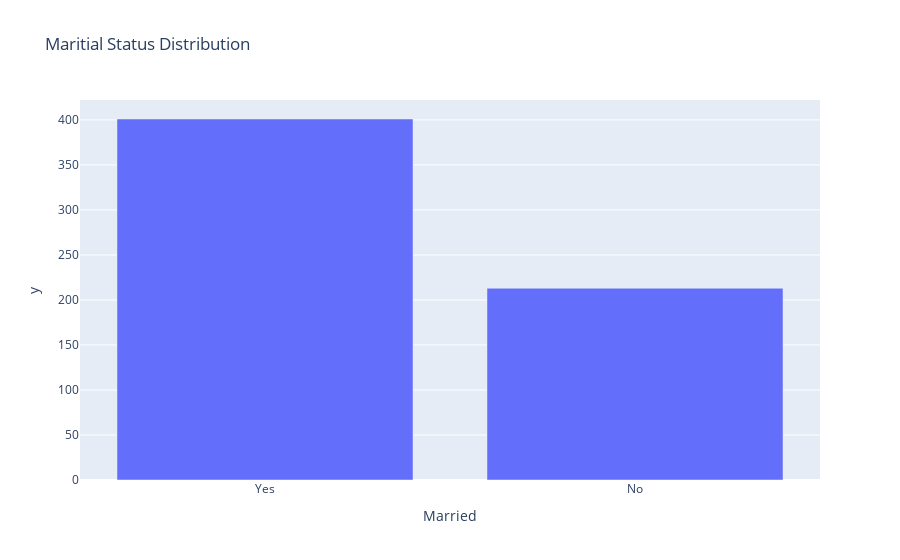

Notebook code cell kept with this figure:
### Code cell
marital_status = loan["Married"].value_counts()

fig_marital_status = px.bar(marital_status,x= marital_status.index, y = marital_status.values ,title="Maritial Status Distribution")

fig_marital_status.show()

### Figure 1 — Plotly figure (JSON) as saved in the notebook; plotly's stock layout.template omitted (floating-point values rounded to 4 significant figures)
{"data": [{"alignmentgroup": "True", "hovertemplate": "Married=%{x}<br>y=%{y}<extra></extra>", "legendgroup": "", "marker": {"color": "#636efa", "pattern": {"shape": ""}}, "name": "", "offsetgroup": "", "orientation": "v", "showlegend": false, "textposition": "auto", "type": "bar", "x": ["Yes", "No"], "xaxis": "x", "y": [401, 213], "yaxis": "y"}], "layout": {"autosize": true, "barmode": "relative", "legend": {"tracegroupgap": 0}, "title": {"text": "Maritial Status Distribution"}, "xaxis": {"anchor": "y", "autorange": true, "domain": [0, 1], "range": [-0.5, 1.5], "title": {"text": "Married"}, "type": "category"}, "yaxis": {"anchor": "x", "autorange": true, "domain": [0, 1], "range": [0, 422.1], "title": {"text": "y"}, "type": "linear"}}}
